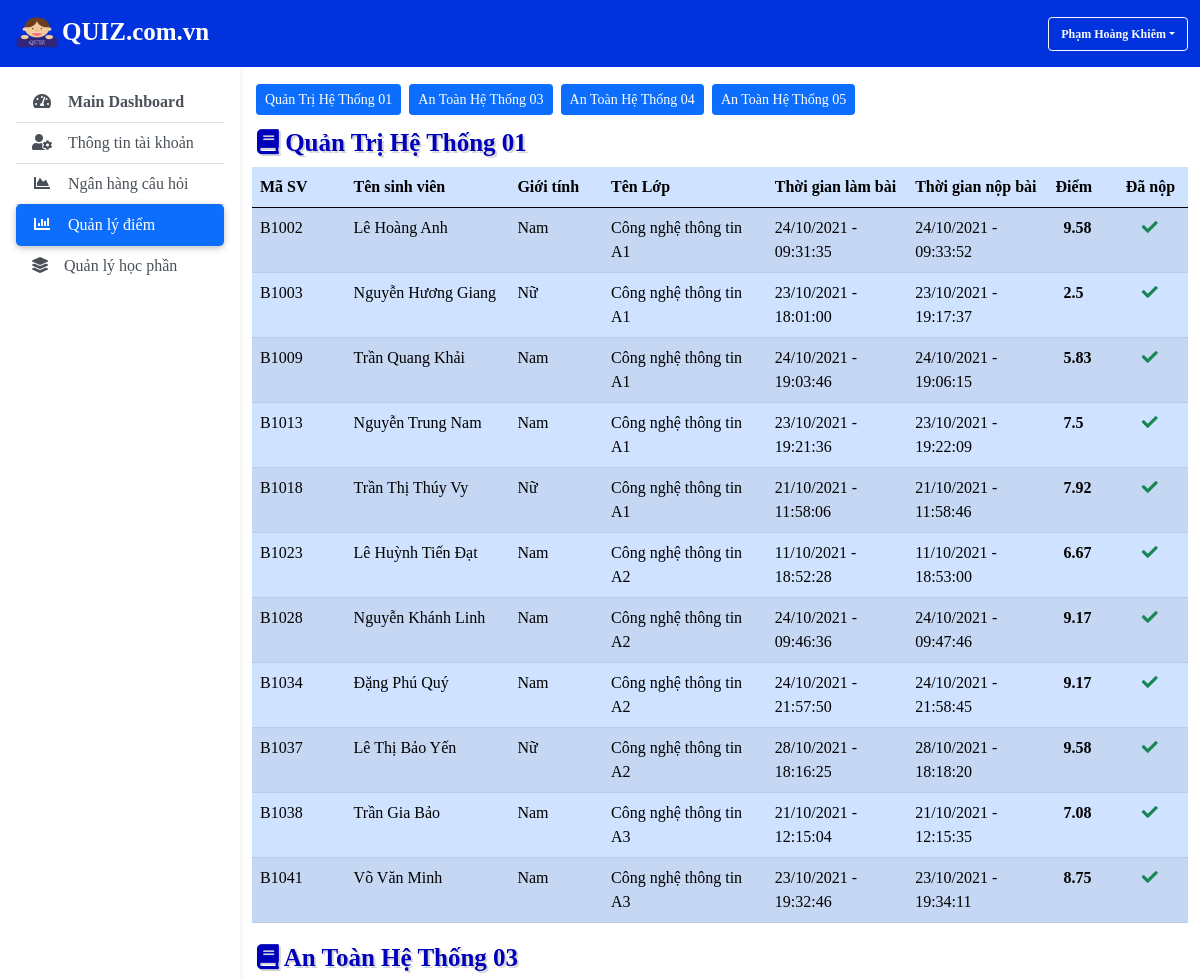
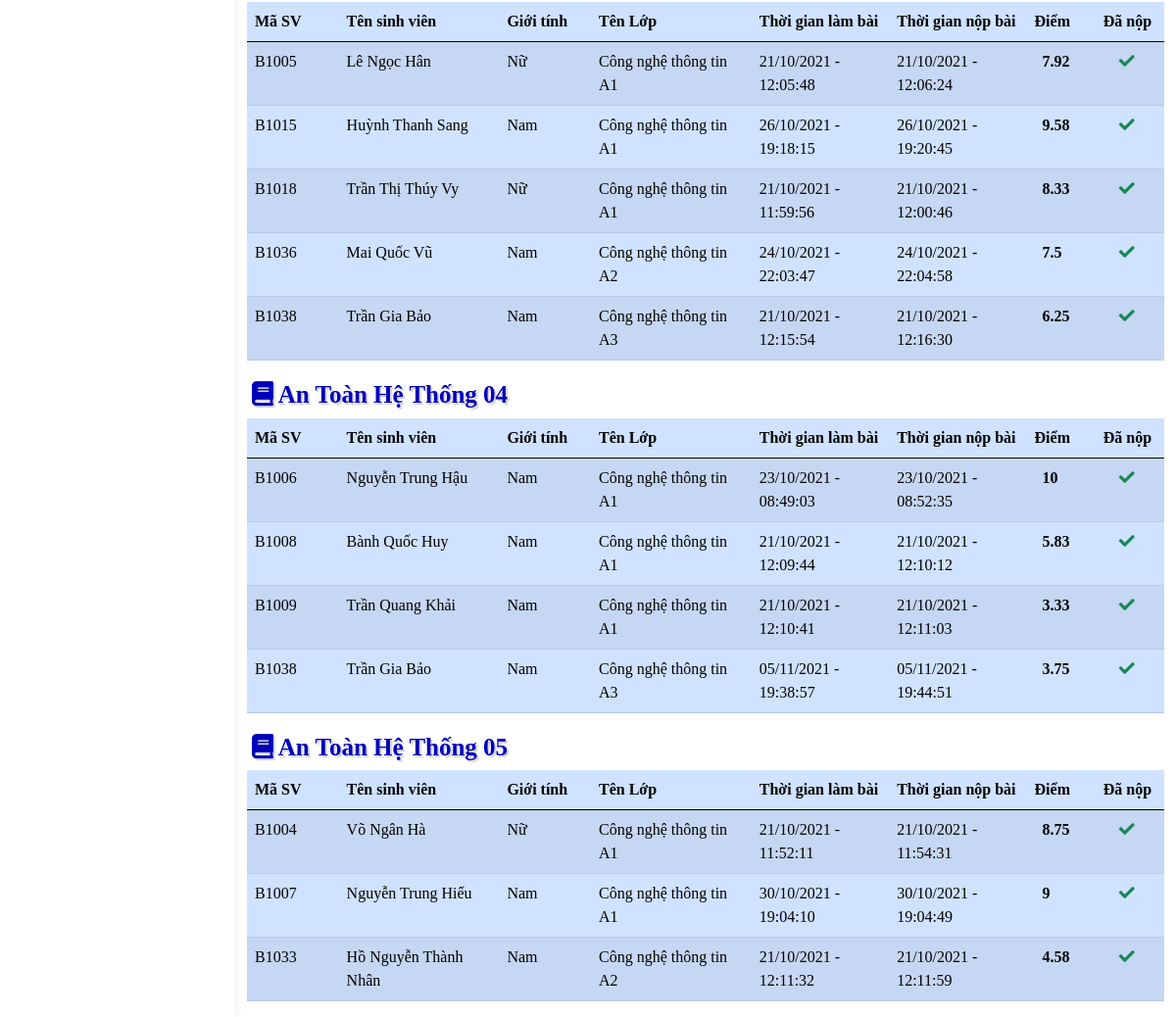
/admin/score_management.php (signed in), run on the app's committed database (2 pictures, top to bottom).
### tables this page shows
CREATE TABLE `hocphan` (
  `MaHP` char(7) NOT NULL,
  `TenHP` varchar(50) DEFAULT NULL,
  `MaMon` char(5) DEFAULT NULL,
  `MaGV` char(5) DEFAULT NULL,
  `TongSoCau` int(11) DEFAULT NULL,
  `TGLamBai` int(11) DEFAULT NULL,
  `HP_MatKhau` varchar(40) DEFAULT NULL,
  `TuyChinh` varchar(10) DEFAULT 'Off'
);

CREATE TABLE `lop` (
  `MaLop` char(5) NOT NULL,
  `TenLop` varchar(50) NOT NULL,
  `MaKhoa` char(2) DEFAULT NULL
);

CREATE TABLE `ketqua` (
  `MaHP` char(7) NOT NULL,
  `MaSV` char(5) NOT NULL,
  `TGBatDau` datetime DEFAULT NULL,
  `TGNopBai` datetime DEFAULT NULL,
  `Diem` float DEFAULT -1,
  `TrangThai` char(1) DEFAULT 'F'
);

CREATE TABLE `sinhvien` (
  `MaSV` char(5) NOT NULL,
  `TenSV` varchar(50) NOT NULL,
  `GioiTinh` varchar(5) DEFAULT NULL,
  `NgaySinh` date DEFAULT NULL,
  `MaLop` char(5) DEFAULT NULL,
  `SV_MatKhau` varchar(40) NOT NULL
);

### admin/score_management.php (the view, shortened to what this page needs)
<?php
require_once('../connect.php');
$admin = $_SESSION['admin'];
$id = $admin['id'];
?>
<!DOCTYPE html>
<html>
<head>
	<link rel="stylesheet" type="text/css" href="../bootstrap/bootstrap.css">
	<link rel="stylesheet" href="https://cdnjs.cloudflare.com/ajax/libs/font-awesome/5.15.1/css/all.min.css" />
	<link rel="stylesheet" type="text/css" href="index_admin.css">
</head>
<body>
	<?php include 'navbar.php'?>
	<?php include 'sidebar.php'?>
	<div class="container-fluid">
		<div id="content">
			<div class="menu-subject">
				<?php
				$sql_courses = "SELECT MaHP, TenHP FROM HocPhan WHERE MaGV= '$id'";
				$query_courses = $conn->query($sql_courses) or die('Có lỗi xảy ra');
				while ($row_courses=$query_courses->fetch_array()) {
					echo '<a href="#'.$row_courses['MaHP'].'" class="btn btn-sm btn-primary m-1">'.$row_courses['TenHP'].'</a>';
				}
				?>
			</div>
			<?php
				$sql_courses_2 = "SELECT MaHP, TenHP FROM HocPhan WHERE MaGV= '$id'";
				$query_courses_2 = $conn->query($sql_courses_2) or die('Có lỗi xảy ra');
				while ($row_courses_2=$query_courses_2->fetch_array()) {
					$subject = $row_courses_2['MaHP'];
					$subject_name = $row_courses_2['TenHP'];
					echo '<div id="'.$subject.'" class="fw-bold subject"><i class="fas fa-book"></i> '.$subject_name.'</div>';
				?>
				<table class="table table-striped table-responsive-md table-primary">
					<thead>
						<tr>
							<th scope="col" width="10%">Mã SV</th>
							<th scope="col" width="17.5%">Tên sinh viên</th>
							<th scope="col" width="10%">Giới tính</th>
							<th scope="col" width="17.5%">Tên Lớp</th>
							<th scope="col" width="15%">Thời gian làm bài</th>
							<th scope="col" width="15%">Thời gian nộp bài</th>
							<th scope="col" width="7.5%">Điểm</th>
							<th scope="col" width="7.5%">Đã nộp</th>
						</tr>
					</thead>
					<tbody>
						<?php
						$sql_score = "SELECT * FROM Lop a INNER JOIN SinhVien b ON a.MaLop=b.MaLop INNER JOIN KetQua c ON b.MaSV=c.MaSV INNER JOIN HocPhan d ON c.MaHP=d.MaHP WHERE c.MaHP = '$subject'";
						$query_score = $conn->query($sql_score) or die('Có lỗi xảy ra');
						while ($row_score = $query_score->fetch_array()) {
							?>
							<tr>
								<td><?= $row_score['MaSV'] ?></td>
								<td><?= $row_score['TenSV'] ?></td>
								<td><?= $row_score['GioiTinh'] ?></td>
								<td><?= $row_score['TenLop'] ?></td>
								<td><?= date('d/m/Y - H:i:s',strtotime($row_score['TGBatDau'])) ?></td>
								<td><?= date('d/m/Y - H:i:s',strtotime($row_score['TGNopBai'])) ?></td>
								<td class="fw-bold">&ensp;<?= $row_score['Diem'] ?></td>
								<td>
									<?php
										if ($row_score['TrangThai']=='T') {
											echo '<div class="text-success">&emsp;<i class="fas fa-check"></i></div>';
										}
										else{
											echo '<a href="warning_del_result.php?id='.$row_score['MaSV'].'&course='.$subject.'" class="text-danger">&emsp;<i class="fas fa-times"></i></a>';
										}
									?>
								</td>
							</tr>
						<?php	}
						?>
					</tbody>
				</table>
				<?php
				}
				?>
		</div>
	</div>
</body>
</html>

### admin/index_admin.css (style rules this page uses)
body { font-style: 15px; font-family: 'Time New Roman'; }
a { text-decoration: none; }
#content { display: block; padding-left: 240px; padding-top: 80px; overflow-y: scroll; }
.subject { font-size: 25px; color: #0000BB; margin: 5px; text-shadow: 2px 2px 0px #d5d5d5; }

### data on the page
hocphan: TenHP "Quản Trị Hệ Thống 01"
hocphan: TenHP "An Toàn Hệ Thống 03"
hocphan: TenHP "An Toàn Hệ Thống 04"
hocphan: TenHP "An Toàn Hệ Thống 05"
lop: ketqua.MaSV "B1002", sinhvien.TenSV "Lê Hoàng Anh", sinhvien.GioiTinh "Nam", TenLop "Công nghệ thông tin A1", ketqua.TGBatDau "24/10/2021 - 09:31:35", ketqua.TGNopBai "24/10/2021 - 09:33:52", ketqua.Diem "9.58", ketqua.MaSV "B1003", sinhvien.TenSV "Nguyễn Hương Giang", sinhvien.GioiTinh "Nữ", ketqua.TGBatDau "23/10/2021 - 18:01:00", ketqua.TGNopBai "23/10/2021 - 19:17:37", ketqua.Diem "2.5", ketqua.MaSV "B1009", sinhvien.TenSV "Trần Quang Khải", ketqua.TGBatDau "24/10/2021 - 19:03:46", ketqua.TGNopBai "24/10/2021 - 19:06:15", ketqua.Diem "5.83", ketqua.MaSV "B1013", sinhvien.TenSV "Nguyễn Trung Nam", ketqua.TGBatDau "23/10/2021 - 19:21:36", ketqua.TGNopBai "23/10/2021 - 19:22:09", ketqua.Diem "7.5", ketqua.MaSV "B1018", sinhvien.TenSV "Trần Thị Thúy Vy", ketqua.TGBatDau "21/10/2021 - 11:58:06", ketqua.TGNopBai "21/10/2021 - 11:58:46", ketqua.Diem "7.92", ketqua.MaSV "B1005", sinhvien.TenSV "Lê Ngọc Hân", ketqua.TGBatDau "21/10/2021 - 12:05:48", ketqua.TGNopBai "21/10/2021 - 12:06:24", ketqua.MaSV "B1015", sinhvien.TenSV "Huỳnh Thanh Sang", ketqua.TGBatDau "26/10/2021 - 19:18:15", ketqua.TGNopBai "26/10/2021 - 19:20:45", ketqua.TGBatDau "21/10/2021 - 11:59:56", ketqua.TGNopBai "21/10/2021 - 12:00:46", ketqua.Diem "8.33", ketqua.MaSV "B1006", sinhvien.TenSV "Nguyễn Trung Hậu", ketqua.TGBatDau "23/10/2021 - 08:49:03", ketqua.TGNopBai "23/10/2021 - 08:52:35", ketqua.Diem "10", ketqua.MaSV "B1008", sinhvien.TenSV "Bành Quốc Huy", ketqua.TGBatDau "21/10/2021 - 12:09:44", ketqua.TGNopBai "21/10/2021 - 12:10:12", ketqua.TGBatDau "21/10/2021 - 12:10:41", ketqua.TGNopBai "21/10/2021 - 12:11:03", ketqua.Diem "3.33", ketqua.MaSV "B1004", sinhvien.TenSV "Võ Ngân Hà", ketqua.TGBatDau "21/10/2021 - 11:52:11", ketqua.TGNopBai "21/10/2021 - 11:54:31", ketqua.Diem "8.75", ketqua.MaSV "B1007", sinhvien.TenSV "Nguyễn Trung Hiếu", ketqua.TGBatDau "30/10/2021 - 19:04:10", ketqua.TGNopBai "30/10/2021 - 19:04:49", ketqua.Diem "9"
lop: ketqua.MaSV "B1023", sinhvien.TenSV "Lê Huỳnh Tiến Đạt", sinhvien.GioiTinh "Nam", TenLop "Công nghệ thông tin A2", ketqua.TGBatDau "11/10/2021 - 18:52:28", ketqua.TGNopBai "11/10/2021 - 18:53:00", ketqua.Diem "6.67", ketqua.MaSV "B1028", sinhvien.TenSV "Nguyễn Khánh Linh", ketqua.TGBatDau "24/10/2021 - 09:46:36", ketqua.TGNopBai "24/10/2021 - 09:47:46", ketqua.Diem "9.17", ketqua.MaSV "B1034", sinhvien.TenSV "Đặng Phú Quý", ketqua.TGBatDau "24/10/2021 - 21:57:50", ketqua.TGNopBai "24/10/2021 - 21:58:45", ketqua.MaSV "B1037", sinhvien.TenSV "Lê Thị Bảo Yến", sinhvien.GioiTinh "Nữ", ketqua.TGBatDau "28/10/2021 - 18:16:25", ketqua.TGNopBai "28/10/2021 - 18:18:20", ketqua.Diem "9.58", ketqua.MaSV "B1036", sinhvien.TenSV "Mai Quốc Vũ", ketqua.TGBatDau "24/10/2021 - 22:03:47", ketqua.TGNopBai "24/10/2021 - 22:04:58", ketqua.Diem "7.5", ketqua.MaSV "B1033", sinhvien.TenSV "Hồ Nguyễn Thành Nhân", ketqua.TGBatDau "21/10/2021 - 12:11:32", ketqua.TGNopBai "21/10/2021 - 12:11:59", ketqua.Diem "4.58"
lop: ketqua.MaSV "B1038", sinhvien.TenSV "Trần Gia Bảo", sinhvien.GioiTinh "Nam", TenLop "Công nghệ thông tin A3", ketqua.TGBatDau "21/10/2021 - 12:15:04", ketqua.TGNopBai "21/10/2021 - 12:15:35", ketqua.Diem "7.08", ketqua.MaSV "B1041", sinhvien.TenSV "Võ Văn Minh", ketqua.TGBatDau "23/10/2021 - 19:32:46", ketqua.TGNopBai "23/10/2021 - 19:34:11", ketqua.Diem "8.75", ketqua.TGBatDau "21/10/2021 - 12:15:54", ketqua.TGNopBai "21/10/2021 - 12:16:30", ketqua.Diem "6.25", ketqua.TGBatDau "05/11/2021 - 19:38:57", ketqua.TGNopBai "05/11/2021 - 19:44:51", ketqua.Diem "3.75"

### other printed values
$_SESSION['admin']['name'] "Phạm Hoàng Khiêm"
